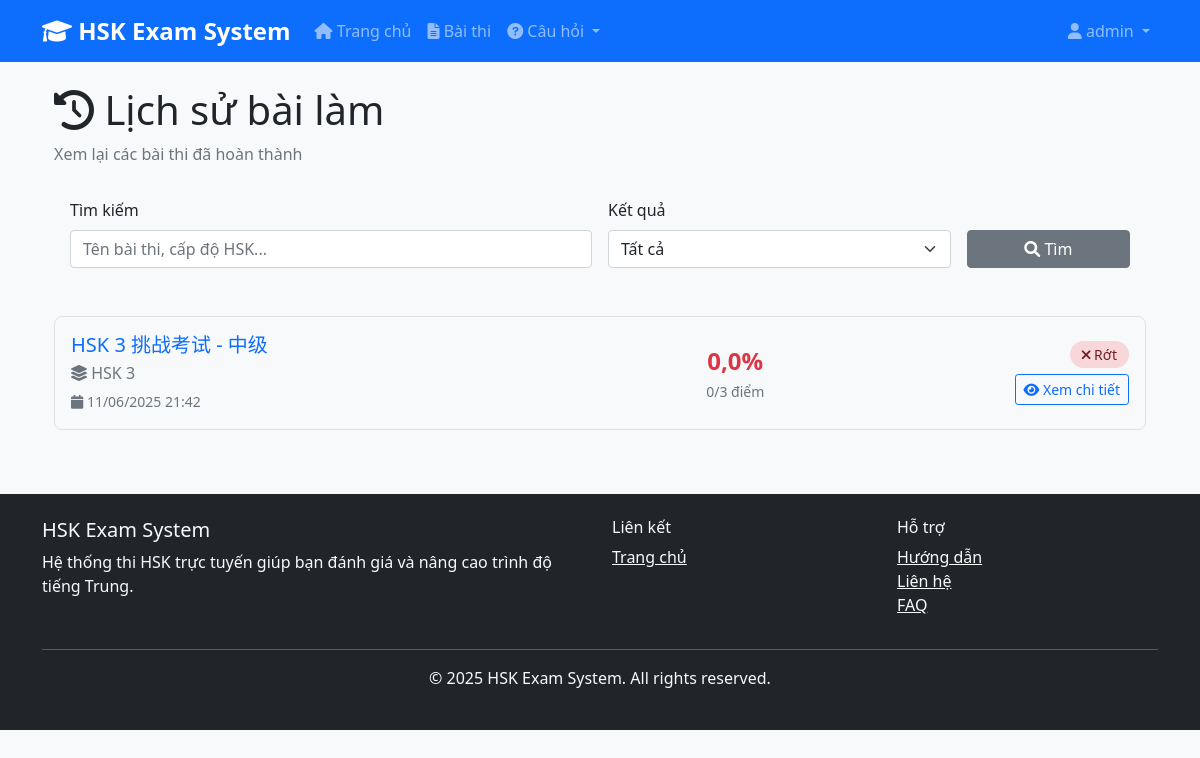
Before: /exams/history/ (signed in) with the older database file.
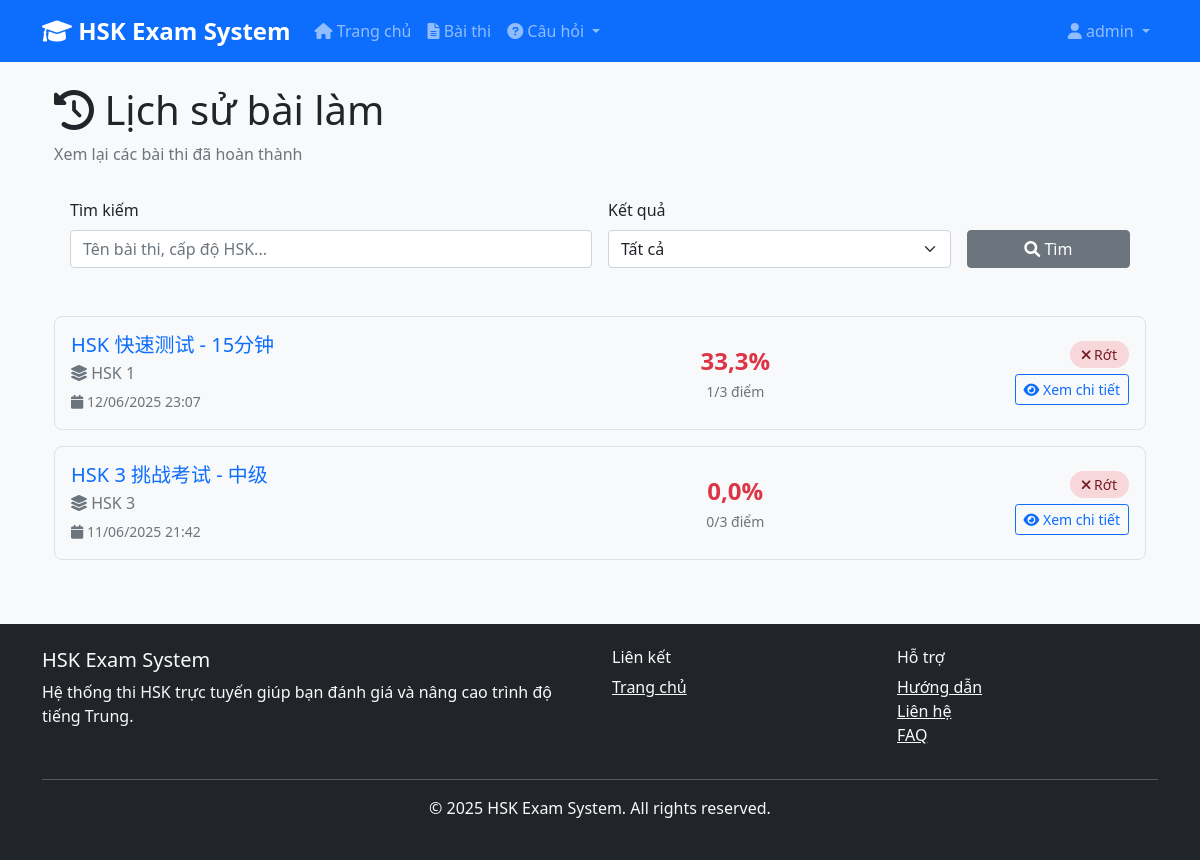
After: the same page with the newer database file.
### apps/accounts/models.py (models this page shows, shortened)
class CustomUser(AbstractUser):
    email = models.EmailField(
        unique=True,
        verbose_name='Email',
        help_text='Email address used for login and communications'
    )
    phone_number = models.CharField(
        max_length=20,
        blank=True,
        verbose_name='Số điện thoại',
        help_text='Optional phone number for contact'
    )
    is_verified = models.BooleanField(
        default=False,
        verbose_name='Đã xác thực',
        help_text='Whether the user has verified their email address'
    )
    USERNAME_FIELD = 'email'
    REQUIRED_FIELDS = ['username', 'first_name', 'last_name']
    class Meta:
        verbose_name = 'Người dùng'
        verbose_name_plural = 'Người dùng'
        db_table = 'accounts_customuser'
        ordering = ['last_name', 'first_name']

### apps/exams/models.py (models this page shows, shortened)
class ExamSession(TimeStampedModel):
    STATUS_CHOICES = [
        ('not_started', 'Chưa bắt đầu'),
        ('in_progress', 'Đang thi'),
        ('completed', 'Đã hoàn thành'),
        ('expired', 'Đã hết hạn'),
    ]
    exam = models.ForeignKey(
        Exam,
        on_delete=models.CASCADE,
        verbose_name="Kỳ thi"
    )
    user = models.ForeignKey(
        settings.AUTH_USER_MODEL,
        on_delete=models.CASCADE,
        verbose_name="Thí sinh"
    )
    status = models.CharField(
        max_length=20,
        choices=STATUS_CHOICES,
        default='not_started',
        verbose_name="Trạng thái"
    )
    started_at = models.DateTimeField(
        null=True,
        blank=True,
        verbose_name="Bắt đầu lúc"
    )
    completed_at = models.DateTimeField(
        null=True,
        blank=True,
        verbose_name="Hoàn thành lúc"
    )
    time_remaining = models.IntegerField(
        null=True,
        blank=True,
        help_text="Thời gian còn lại (phút)",
        verbose_name="Thời gian còn lại"
    )
    score = models.FloatField(
        null=True,
        blank=True,
        verbose_name="Điểm số"
    )
    total_points = models.IntegerField(
        default=0,
        verbose_name="Tổng điểm"
    )
    earned_points = models.IntegerField(
        default=0,
        verbose_name="Điểm đạt được"
    )
    percentage = models.FloatField(
        null=True,
        blank=True,
        verbose_name="Phần trăm"
    )
    passed = models.BooleanField(
        default=False,
        verbose_name="Đã đậu")
    questions_order = models.JSONField(
        default=list,
        blank=True,
        verbose_name="Thứ tự câu hỏi"
    )
    current_question_index = models.IntegerField(
        default=0,
        verbose_name="Chỉ số câu hỏi hiện tại"
    )
    user_answers = models.JSONField(
        default=dict,        blank=True,
        verbose_name="Câu trả lời của người dùng"
    )
    class Meta:
        ordering = ['-created_at']
        verbose_name = 'Phiên thi'
        verbose_name_plural = 'Phiên thi'
        indexes = [
            models.Index(fields=['user', 'status']),
            models.Index(fields=['exam', 'status']),
            models.Index(fields=['started_at']),
        ]

class Exam(TimeStampedModel):
    title = models.CharField(
        max_length=200,
        verbose_name="Tiêu đề kỳ thi"
    )
    description = models.TextField(
        blank=True,
        verbose_name="Mô tả"
    )
    hsk_level = models.ForeignKey(
        HSKLevel,
        on_delete=models.CASCADE,
        verbose_name="Cấp độ HSK"
    )
    question_bank = models.ForeignKey(
        QuestionBank,
        on_delete=models.CASCADE,
        verbose_name="Ngân hàng câu hỏi"
    )
    duration_minutes = models.IntegerField(
        default=120,
        validators=[MinValueValidator(1), MaxValueValidator(480)],
        verbose_name="Thời gian thi (phút)"
    )
    total_questions = models.IntegerField(
        default=40,
        validators=[MinValueValidator(1), MaxValueValidator(200)],
        verbose_name="Tổng số câu hỏi"
    )
    passing_score = models.FloatField(
        default=60.0,
        validators=[MinValueValidator(0), MaxValueValidator(100)],
        help_text="Điểm đậu (%)",
        verbose_name="Điểm đậu"
    )
    is_active = models.BooleanField(
        default=True,
        verbose_name="Kích hoạt"
    )
    start_date = models.DateTimeField(
        default=timezone.now,
        verbose_name="Ngày bắt đầu"
    )
    end_date = models.DateTimeField(
        null=True,
        blank=True,
        verbose_name="Ngày kết thúc")
    randomize_questions = models.BooleanField(
        default=True,
        verbose_name="Xáo trộn câu hỏi"
    )
    show_results_immediately = models.BooleanField(
        default=True,
        verbose_name="Hiển thị kết quả ngay"
    )
    allow_retake = models.BooleanField(
        default=True,
        verbose_name="Cho phép thi lại"
    )
    max_attempts = models.IntegerField(
        default=3,
        validators=[MinValueValidator(1), MaxValueValidator(10)],
        verbose_name="Số lần thi tối đa"
    )
    instructions = models.TextField(
        blank=True,
        verbose_name="Hướng dẫn thi",
        help_text="Hướng dẫn chi tiết cho thí sinh"
    )
    allow_navigation = models.BooleanField(
        default=True,
        verbose_name="Cho phép di chuyển giữa các câu",
        help_text="Cho phép thí sinh quay lại câu trước"
    )
    require_full_completion = models.BooleanField(
        default=False,
        verbose_name="Yêu cầu hoàn thành tất cả câu",
        help_text="Bắt buộc trả lời tất cả câu hỏi"
    )
    class Meta:
        ordering = ['-created_at']
        verbose_name = 'Kỳ thi'
        verbose_name_plural = 'Kỳ thi'
        indexes = [
            models.Index(fields=['hsk_level', 'is_active']),
            models.Index(fields=['start_date', 'end_date']),
        ]

### apps/common/models.py (models this page shows, shortened)
class HSKLevel(models.Model):
    level = models.IntegerField(unique=True)
    name = models.CharField(max_length=20)
    description = models.TextField(blank=True)
    vocabulary_count = models.IntegerField(default=0)
    class Meta:
        ordering = ['level']
        verbose_name = 'HSK Level'
        verbose_name_plural = 'HSK Levels'

### apps/exams/views.py (the view)
# urls.py: path('history/', views.submission_history_view, name='submission_history'),
@login_required
def submission_history_view(request):
    submissions = ExamSession.objects.filter(
        user=request.user,
        status__in=['completed', 'expired']
    ).select_related('exam', 'exam__hsk_level').order_by('-completed_at')
    search_query = request.GET.get('search', '')
    if search_query:
        submissions = submissions.filter(
            Q(exam__title__icontains=search_query) |
            Q(exam__hsk_level__name__icontains=search_query)
        )
    result_filter = request.GET.get('result', '')
    if result_filter == 'passed':
        submissions = submissions.filter(passed=True)
    elif result_filter == 'failed':
        submissions = submissions.filter(passed=False)
    paginator = Paginator(submissions, 10)
    page_number = request.GET.get('page')
    page_obj = paginator.get_page(page_number)
    context = {
        'page_obj': page_obj,
        'search_query': search_query,
        'result_filter': result_filter,
    }
    return render(request, 'exams/submission_history.html', context)

### templates/exams/submission_history.html (shortened to what this page needs)
{% extends 'base.html' %}
{% load static %}
{% block extra_css %}
<link rel="stylesheet" href="{% static 'css/exams/exam_list.css' %}">
{% endblock %}
{% block content %}
<div class="container-fluid">
    <div class="row">
        <div class="col-12">
            <div class="page-header">
                <h1><i class="fas fa-history"></i> Lịch sử bài làm</h1>
                <p class="text-muted">Xem lại các bài thi đã hoàn thành</p>
            </div>
            <div class="search-filters">
                <form method="get" class="row g-3">
                    <div class="col-md-6">
                        <label class="form-label">Tìm kiếm</label>
                        <input type="text" class="form-control" name="search"
                               value="{{ search_query }}" placeholder="Tên bài thi, cấp độ HSK...">
                    </div>
                    <div class="col-md-4">
                        <label class="form-label">Kết quả</label>
                        <select class="form-select" name="result">
                            <option value="">Tất cả</option>
                        </select>
                    </div>
                    <div class="col-md-2 d-flex align-items-end">
                        <button type="submit" class="btn btn-secondary w-100">
                            <i class="fas fa-search"></i> Tìm
                        </button>
                    </div>
                </form>
            </div>
            {% if page_obj %}
                <div class="submissions-grid">
                    {% for submission in page_obj %}
                    <div class="submission-card">
                        <div class="row align-items-center">
                            <div class="col-md-6">
                                <h5 class="mb-1">
                                    <a href="{% url 'exams:submission_detail' submission.id %}"
                                       class="text-decoration-none">
                                        {{ submission.exam.title }}
                                    </a>
                                </h5>
                                <p class="text-muted mb-1">
                                    <i class="fas fa-layer-group"></i> {{ submission.exam.hsk_level.name }}
                                </p>
                                <small class="text-muted">
                                    <i class="fas fa-calendar"></i>
                                    {{ submission.completed_at|date:"d/m/Y H:i" }}
                                </small>
                            </div>
                            <div class="col-md-3 text-center">
                                <div class="submission-score {% if submission.passed %}score-passed{% else %}score-failed{% endif %}">
                                    {{ submission.percentage|floatformat:1 }}%
                                </div>
                                <small class="text-muted">
                                    {{ submission.earned_points }}/{{ submission.total_points }} điểm
                                </small>
                            </div>
                            <div class="col-md-3 text-end">
                                <span class="submission-status {% if submission.passed %}status-passed{% else %}status-failed{% endif %}">
                                    {% if submission.passed %}
                                        <i class="fas fa-check"></i> Đậu
                                    {% else %}
                                        <i class="fas fa-times"></i> Rớt
                                    {% endif %}
                                </span>
                                <div class="mt-2">
                                    <a href="{% url 'exams:submission_detail' submission.id %}"
                                       class="btn btn-sm btn-outline-primary">
                                        <i class="fas fa-eye"></i> Xem chi tiết
                                    </a>
                                </div>
                            </div>
                        </div>
                    </div>
                    {% endfor %}
                </div>
            {% endif %}
        </div>
    </div>
</div>
{% endblock %}

### templates/base.html (shortened to what this page needs)
<!DOCTYPE html>
<html lang="vi">
<head>
    <link href="https://cdn.jsdelivr.net/npm/bootstrap@5.1.3/dist/css/bootstrap.min.css" rel="stylesheet">
    <link href="https://cdnjs.cloudflare.com/ajax/libs/font-awesome/6.0.0/css/all.min.css" rel="stylesheet">
    {% load static %}
    <link rel="stylesheet" href="{% static 'css/style.css' %}">
    {% block extra_css %}{% endblock %}
</head>
<body>
    {% include 'includes/navbar.html' %}
    <main class="container mt-4">
        {% block content %}{% endblock %}
    </main>
    {% include 'includes/footer.html' %}
    {% load static %}
</body>
</html>

### templates/includes/navbar.html (shortened to what this page needs)
<nav class="navbar navbar-expand-lg navbar-dark bg-primary">
  <div class="container">
    <a class="navbar-brand" href="{% url 'home' %}">
      <i class="fas fa-graduation-cap"></i> HSK Exam System
    </a>
    <div class="collapse navbar-collapse" id="navbarNav">
      <ul class="navbar-nav me-auto">
        <li class="nav-item">
          <a class="nav-link" href="{% url 'home' %}">
            <i class="fas fa-home"></i> Trang chủ
          </a>
        </li>
        {% if user.is_authenticated %}
        <li class="nav-item">
          <a class="nav-link" href="{% url 'exams:list' %}">
            <i class="fas fa-file-alt"></i> Bài thi
          </a>
        </li>
        {% if user.is_staff %}
        <li class="nav-item dropdown">
          <a
            class="nav-link dropdown-toggle"
            href="#"
            id="questionsDropdown"
            role="button"
            data-bs-toggle="dropdown"
          >
            <i class="fas fa-question-circle"></i> Câu hỏi
          </a>
        </li>        {% endif %}
        {% endif %}
      </ul>
      <ul class="navbar-nav">
        {% if user.is_authenticated %}
        <li class="nav-item dropdown">
          <a
            class="nav-link dropdown-toggle"
            href="#"
            id="navbarDropdown"
            role="button"
            data-bs-toggle="dropdown"
          >
            <i class="fas fa-user"></i> {{ user.username }}
          </a>
        </li>
        {% endif %}
      </ul>
    </div>
  </div>
</nav>

### templates/includes/footer.html (shortened to what this page needs)
<footer class="bg-dark text-light mt-5 py-4">
    <div class="container">
        <div class="row">
            <div class="col-md-6">
                <h5>HSK Exam System</h5>
                <p>Hệ thống thi HSK trực tuyến giúp bạn đánh giá và nâng cao trình độ tiếng Trung.</p>
            </div>
            <div class="col-md-3">
                <h6>Liên kết</h6>
                <ul class="list-unstyled">
                    <li><a href="{% url 'home' %}" class="text-light">Trang chủ</a></li>
                </ul>
            </div>
            <div class="col-md-3">
                <h6>Hỗ trợ</h6>
                <ul class="list-unstyled">
                    <li><a href="#" class="text-light">Hướng dẫn</a></li>
                    <li><a href="#" class="text-light">Liên hệ</a></li>
                    <li><a href="#" class="text-light">FAQ</a></li>
                </ul>
            </div>
        </div>
        <hr>
        <div class="row">
            <div class="col-md-12 text-center">
                <p>&copy; 2025 HSK Exam System. All rights reserved.</p>
            </div>
        </div>
    </div>
</footer>

### static/css/style.css (style rules this page uses)
body { font-family: 'Segoe UI', Tahoma, Geneva, Verdana, sans-serif; background-color: #f8f9fa; }
.navbar { z-index: 1050 !important; }
.navbar-brand { font-weight: bold; font-size: 1.5rem; }
.navbar-collapse { z-index: 1055 !important; }
.navbar { z-index: 1030; }

### templates/exams/submission_history.html (style rules this page uses)
.submission-card { border: 1px solid #dee2e6; border-radius: 8px; padding: 1rem; margin-bottom: 1rem; transition: all 0.3s ease; }
.submission-status { padding: 0.25rem 0.75rem; border-radius: 20px; font-size: 0.875rem; font-weight: 500; }
.status-failed { background-color: #f8d7da; color: #721c24; }
.submission-score { font-size: 1.5rem; font-weight: bold; }
.score-failed { color: #dc3545; }
.search-filters { background: #f8f9fa; padding: 1rem; border-radius: 8px; margin-bottom: 2rem; }

Changed rows visible on the page:
added ExamSession: exam "HSK 快速测试 - 15分钟", exam.hsk_level.name "HSK 1", completed_at "12/06/2025 23:07", percentage "33,3", earned_points "1", total_points "3", passed False (drawn)
